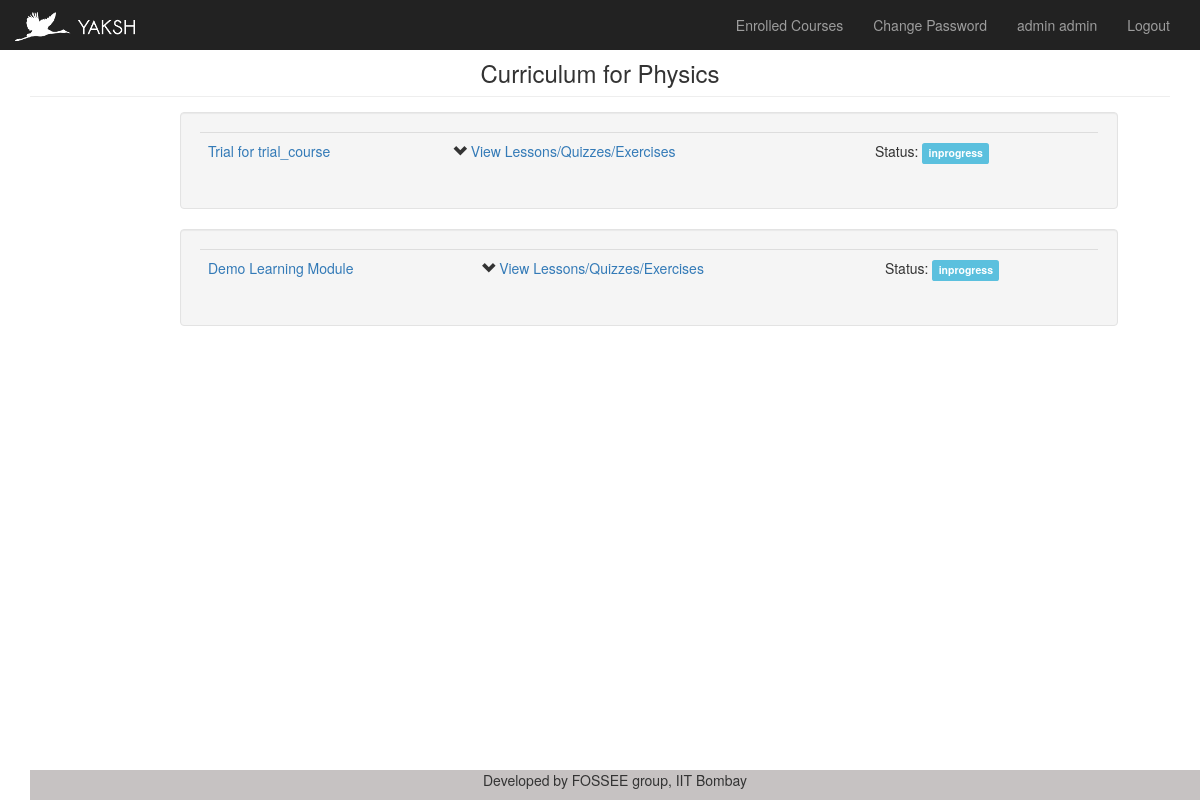
The app's page /exam/course_modules/1 (signed in) with its own data.
### tables this page shows
CREATE TABLE "yaksh_course" ("id" integer NOT NULL PRIMARY KEY AUTOINCREMENT, "name" varchar(128) NOT NULL, "active" bool NOT NULL, "created_on" datetime NOT NULL, "is_trial" bool NOT NULL, "instructions" text NULL, "creator_id" integer NOT NULL REFERENCES "auth_user" ("id"), "end_enroll_time" datetime NULL, "start_enroll_time" datetime NULL, "code" varchar(128) NULL, "hidden" bool NOT NULL, "enrollment" varchar(32) NOT NULL);

CREATE TABLE "yaksh_learningmodule" ("id" integer NOT NULL PRIMARY KEY AUTOINCREMENT, "name" varchar(255) NOT NULL, "description" text NULL, "order" integer NOT NULL, "check_prerequisite" bool NOT NULL, "html_data" text NULL, "is_trial" bool NOT NULL, "creator_id" integer NOT NULL REFERENCES "auth_user" ("id"));

### views.py (the view)
@app.route('/exam/course_modules/<cid>')
@login_required
def course_module(cid):
    lmod = []
    conn1 = sql.connect('db.sqlite3')
    conn1.row_factory = sql.Row
    course = conn1.execute("select * from yaksh_course where id =?", (cid,))
    for course1 in course:
        c = course1
    lmodule = conn1.execute("select * from yaksh_course_learning_module where course_id = ?", (cid,))
    for l in lmodule:
        lid = l['learningmodule_id']
        record = conn1.execute("select * from yaksh_learningmodule where id = ?", (lid,))
        lmod.append(record)
    return render_template('yaksh/course_modules.html', course=c, learning_modules=lmod, user=session['username'])

### views.py (called while the page is built)
def login_required(f):
    @wraps(f)
    def wrap(*args, **kwargs):
        if 'logged_in' in session:
            return f(*args, **kwargs)
        else:
            return redirect(url_for('user_login'))
    return wrap

@app.template_filter('get_unit_status')
def get_unit_status(lid):
    conn = sql.connect('db.sqlite3')
    conn.row_factory = sql.Row
    stat = []
    tmod = 0
    cmod = 0
    records2 = conn.execute("select * from yaksh_coursestatus where current_unit_id = ?", (lid,))
    for record2 in records2:
        tmod = tmod + 1
        if record2:
            csid = record2['id']
            records3 = conn.execute(
                "select * from yaksh_coursestatus_completed_units where learningunit_id = ? and coursestatus_id = ?",
                (lid, csid,))
            for record3 in records3:
                cmod = cmod + 1
    if tmod == 0:
        status = "not attempted"
    elif tmod == cmod:
        status = "completed"
    else:
        status = "inprogress"
    stat.append(status)
    return stat

@app.template_filter('get_learning_units')
def get_learning_units(mid):
    conn = sql.connect('db.sqlite3')
    conn.row_factory = sql.Row
    lunits = []
    records = conn.execute("select * from yaksh_learningmodule_learning_unit where learningmodule_id = ?", (mid,))
    for record in records:
        lid = record['learningunit_id']
        records2 = conn.execute("select * from yaksh_learningunit where id = ?", (lid,))
        for record2 in records2:
            lunits.append(record2)
    return lunits

@app.template_filter('get_description')
def get_description(qid):
    conn = sql.connect('db.sqlite3')
    conn.row_factory = sql.Row
    records = conn.execute("select * from yaksh_quiz where id = ?", (qid,))
    return records

@app.template_filter('is_exercise')
def is_exercise(qid):
    ex = []
    conn = sql.connect('db.sqlite3')
    conn.row_factory = sql.Row
    records = conn.execute("select * from yaksh_quiz where id = ?", (qid,))
    for record in records:
        ex.append(record['is_exercise'])
    return ex

@app.template_filter('get_lesson')
def get_lesson(lid):
    conn = sql.connect('db.sqlite3')
    conn.row_factory = sql.Row
    records = conn.execute("select * from yaksh_lesson where id = ?", (lid,))
    return records

### templates/yaksh/course_modules.html (shortened to what this page needs)
{% extends "user.html" %}
{% block pagetitle %} Curriculum for {{course.name}} {% endblock %}
{% block main %}
{% if learning_modules %}
    {% for module in learning_modules %}
    {% for mod in module %}
        <div class="row well">
            <table class="table">
                <tr>
                <td>
                <a href="{{URL_ROOT}}/exam/quizzes/view_module/{{mod.id}}/{{course.id}}">
                {{mod.name}}</a>
                </td>
                <td>
                <span class="glyphicon glyphicon-chevron-down" id="learning_units{{mod.id}}{{course.id}}_down">
                </span>
                <a data-toggle="collapse" data-target="#learning_units{{mod.id}}{{course.id}}" onclick="view_unit('learning_units{{mod.id}}{{course.id}}');">
                View Lessons/Quizzes/Exercises</a>
                </td>
                <td>
                {% for module_status in mod.id | get_module_status  %}
                Status:
                {% if module_status == "completed" %}
                <span class="label label-success">
                    {{module_status}}
                </span>
                {% elif module_status == "inprogress" %}
                <span class="label label-info">
                    {{module_status}}
                </span>
                {% else %}
                <span class="label label-warning">
                    {{module_status}}
                </span>
                {% endif %}
                {% endfor %}
                </td>
                </tr>
            </table>
        </div>
        {% endfor %}
    {% endfor %}
{% else %}
    <h3> No lectures found </h3>
{% endif %}
{% endblock %}

### static/yaksh/css/theme.css (style rules this page uses)
body { padding-top: 70px; padding-bottom: 30px; }

### static/yaksh/css/sticky-footer.css (style rules this page uses)
html { position: relative; min-height: 100%; }
body { margin-bottom: 60px; }

### static/yaksh/css/dashboard.css (style rules this page uses)
body { padding-top:30px; }

### records on screen
yaksh_course: name "Physics"
yaksh_learningmodule: name "Trial for trial_course", get_module_status "inprogress"
yaksh_learningmodule: name "Demo Learning Module", get_module_status "inprogress"

### other values on screen
{{ user }} "admin"
